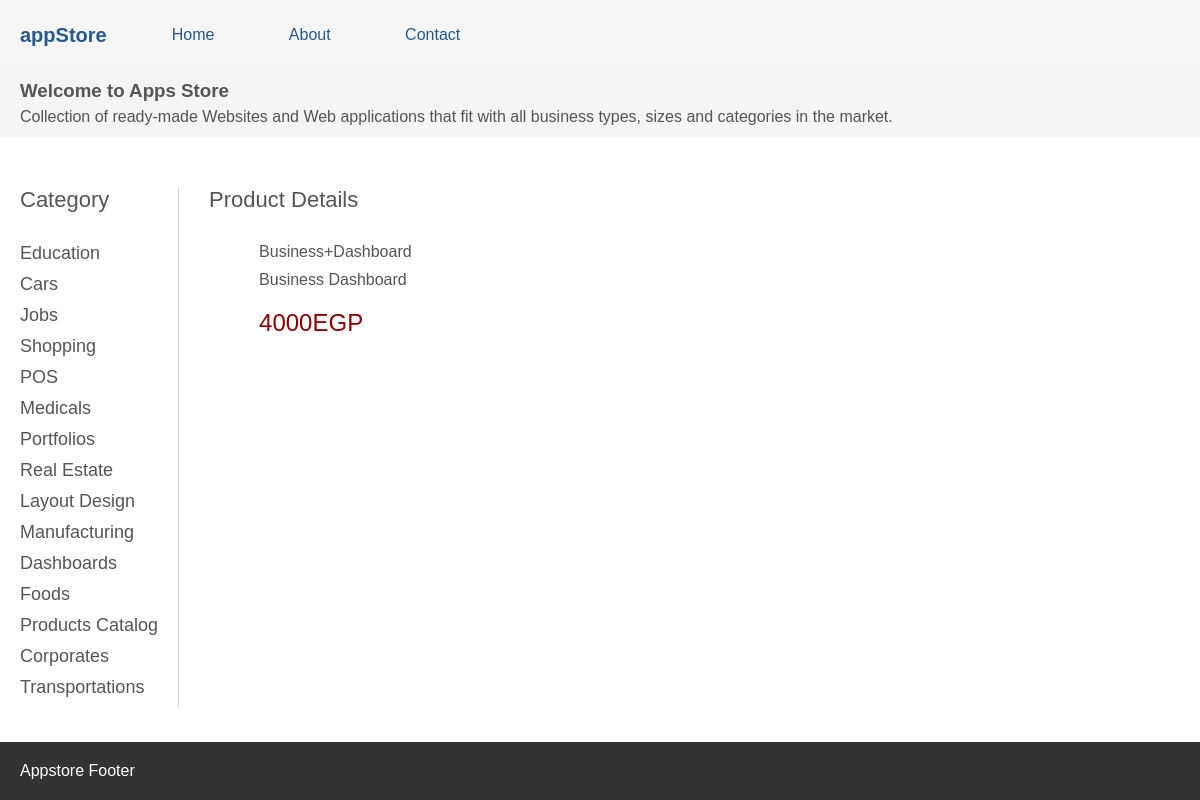
Page /product.php?title=Business+Dashboard on the committed database.
### tables this page shows
CREATE TABLE `products` (
  `id` int(6) NOT NULL,
  `image` varchar(101) NOT NULL,
  `title` varchar(101) NOT NULL,
  `description` varchar(181) DEFAULT NULL,
  `meta_description` varchar(101) NOT NULL,
  `meta_keywords` varchar(101) NOT NULL,
  `category` varchar(101) NOT NULL,
  `subcategory` varchar(101) NOT NULL,
  `subscription_fees` int(6) NOT NULL,
  `sell_price` int(6) NOT NULL,
  `product_link1` mediumtext NOT NULL,
  `product_link2` mediumtext NOT NULL,
  `product_source_link` text NOT NULL,
  `created_at` datetime NOT NULL DEFAULT current_timestamp(),
  `status` tinyint(1) NOT NULL DEFAULT 1
);

### functions.php (called while the page is built, shortened)
<?php
function dbConnect()
{
    $mysqli = new mysqli(SERVER, USERNAME, PASSWORD, DATABASE);
    if ($mysqli->connect_errno != 0) {
        return FALSE;
    } else {
        return $mysqli;
    }
}
function getCategories()
{
    $mysqli = dbConnect();
    $result = $mysqli->query("SELECT DISTINCT category FROM products");
    while ($row = $result->fetch_assoc()) {
        $categories[] = $row;
    }
    return $categories;
}
function getProductByTitle($title)
{
    $mysqli = dbConnect();
    $smtp = $mysqli->prepare("SELECT * FROM products WHERE title=?");
    $smtp->bind_param("s", $title);
    $smtp->execute();
    $result = $smtp->get_result();
    $data = $result->fetch_all(MYSQLI_ASSOC);
    return $data;
}

### product.php (the view, shortened to what this page needs)
<?php require "functions.php" ?>
<?php
if (isset($_GET['title'])) {
    $title = urldecode($_GET['title']);
    $product = getProductByTitle($title);
}
?>
<!DOCTYPE html>
<html lang="en">
<head>
    <link rel="stylesheet" href="css/main.css">
</head>
<body>
    <?php include "incs/nav.php"; ?>
    <?php include "incs/header.php"; ?>
    <main>
        <div class="left">
            <div class="section-title">Category</div>
            <?php $categories = getCategories(); ?>
            <?php
            foreach ($categories as $category) {
            ?>
                <a href="category.php?category=<?php echo urlencode($category['category']); ?>">
                    <?php echo ucfirst($category['category']); ?>
                </a>
            <?php
            }
            ?>
        </div>
        <div class="right">
            <div class="section-title">Product Details</div>
            <div class="product">
                <div class="product-right">
                    <p class="title">
                        <?php echo urlencode($product[0]['title']); ?>
                    </p>
                    <p class="description">
                        <?php echo $product[0]['description'] ?>
                    </p>
                    <p class="price">
                        <?php echo $product[0]['sell_price']; ?><span>EGP</span>
                    </p>
                </div>
            </div>
        </div>
    </main>
    <?php include "incs/footer.php"; ?>
</body>
</html>

### css/main.css (style rules this page uses)
* { margin: 0; padding: 0; box-sizing: border-box; }
body { font-family: sans-serif; min-height: 100%; color: #555; }
main { padding: 20px; display: grid; grid-template-columns: auto 1fr; grid-column-gap: 30px; margin-top: 30px; margin-bottom: 30px; }
main .section-title { font-size: 22px; margin-bottom: 30px; }
main .left { border-right: thin solid #d4d4d4; padding-right: 20px; }
main .left a { display: block; text-decoration: none; color: #555; font-size: 18px; margin-bottom: 10px; }
main .right .product { display: grid; grid-template-columns: auto 1fr; grid-column-gap: 50px; grid-row-gap: 50px; }
main .right .description { margin-top: 10px; }
main .right .price { font-size: 24px; margin-top: 20px; color: darkred; }

### rows in the picture
products: title "Business+Dashboard", description "Business Dashboard", sell_price "4000"

### other values in the picture
$category['category'] "Education"
$category['category'] "Cars"
$category['category'] "Jobs"
$category['category'] "Shopping"
$category['category'] "POS"
$category['category'] "Medicals"
$category['category'] "Portfolios"
$category['category'] "Real Estate"
$category['category'] "Layout Design"
$category['category'] "Manufacturing"
$category['category'] "Dashboards"
$category['category'] "Foods"
$category['category'] "Products Catalog"
$category['category'] "Corporates"
$category['category'] "Transportations"
